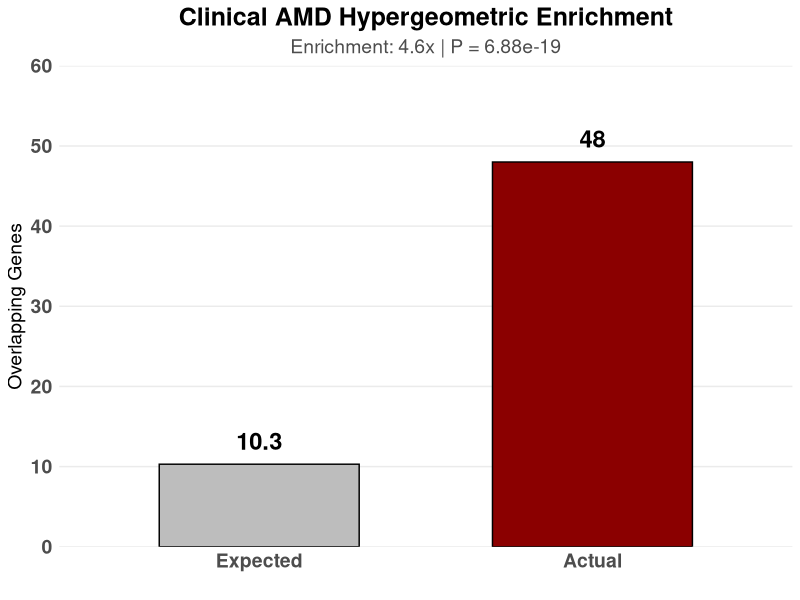

Recreate this plot in R.
library(ggplot2)

# --- 1. DATA PREPARATION ---
# Based on verified Final_Clinical_Anchor_Stats.csv
plot_data <- data.frame(
  Type = factor(c("Expected", "Actual"), levels = c("Expected", "Actual")),
  OverlapCount = c(10.3, 48)
)

# --- 2. GENERATE CLEAN FIGURE 6 ---
message("Generating Clean Figure 6 (Clinical Validation)...")

# Create plot
p6 <- ggplot(plot_data, aes(x = Type, y = OverlapCount, fill = Type)) +
  geom_bar(stat = "identity", color = "black", width = 0.6, show.legend = FALSE) +
  # Use a clean font and explicit text to fix the '4o' rendering artifact
  geom_text(aes(label = c("10.3", "48")), 
            vjust = -0.8, 
            size = 6, 
            fontface = "bold", 
            family = "sans") +
  scale_fill_manual(values = c("Expected" = "#BDBDBD", "Actual" = "#8B0000")) +
  scale_y_continuous(limits = c(0, 60), expand = c(0, 0)) +
  labs(title = "Clinical AMD Hypergeometric Enrichment",
       subtitle = "Enrichment: 4.6x | P = 6.88e-19",
       x = "",
       y = "Overlapping Genes") +
  theme_minimal() +
  theme(
    plot.title = element_text(size = 18, face = "bold", hjust = 0.5),
    plot.subtitle = element_text(size = 14, hjust = 0.5, color = "grey30"),
    axis.text = element_text(size = 14, face = "bold"),
    axis.title.y = element_text(size = 14),
    panel.grid.major.x = element_blank(),
    panel.grid.minor = element_blank()
  )

# --- 3. SAVE HIGH-RES TIFF ---
tiff("~/Epithelial_OxStress_Meta/results/figures/Figure_6_Clinical_Validation.tif", 
     width = 10, height = 8, units = 'in', res = 600)
print(p6)
dev.off()

message("SUCCESS: Figure 6 regenerated with clean '48' label and 4.6x enrichment subtitle.")
